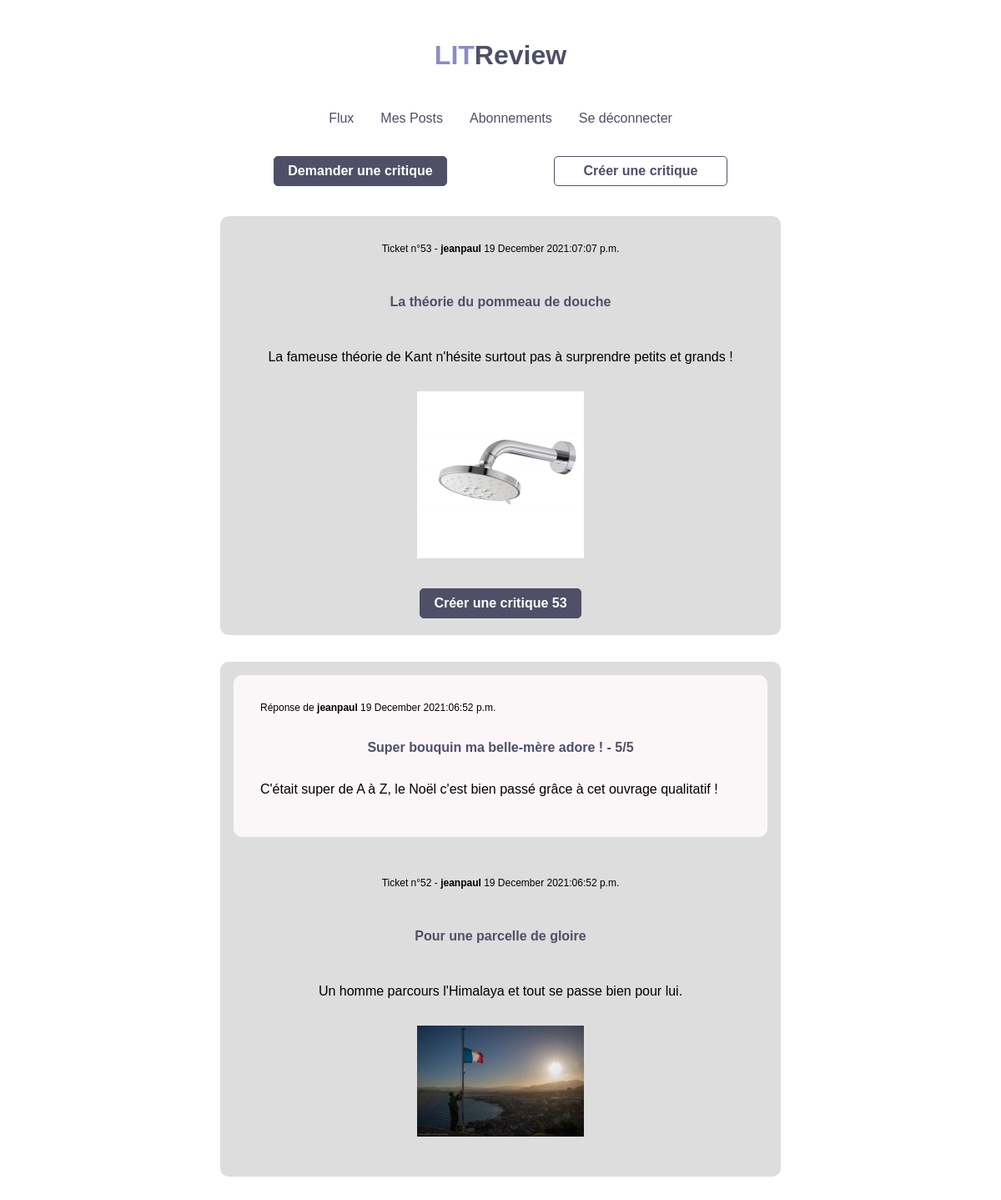
Page /flux/ (signed in) on the committed database.
### posts/models.py (models this page shows)
class Ticket(models.Model):
    title = models.CharField(max_length=128)
    description = models.TextField(max_length=2048, blank=True)
    user = models.ForeignKey(
        settings.AUTH_USER_MODEL,
        on_delete=models.CASCADE)
    image = models.ImageField(null=True, blank=True)
    time_created = models.DateTimeField(auto_now_add=True)

class Review(models.Model):
    ticket = 0
    rating = PositiveSmallIntegerField(
        max_length=1024, validators=[validators.MinValueValidator(0),
                                     validators.MaxValueValidator(5)])
    user = models.ForeignKey(
        settings.AUTH_USER_MODEL,
        on_delete=models.CASCADE)
    headline = models.CharField(max_length=128)
    body = models.TextField(max_length=8192, blank=True)
    time_created = models.DateTimeField(auto_now_add=True)
    ticket = models.ForeignKey(
        Ticket,
        on_delete=models.CASCADE, default=0)

### user_login/models.py (models this page shows)
class User(AbstractUser):
    CREATOR = "CREATOR"
    SUBSCRIBER = "SUBSCRIBER"
    ROLE_CHOICES = (
        (CREATOR, 'CREATOR'),
        (SUBSCRIBER, 'Subscriber'),
    )
    avatar = models.ImageField()
    role = models.CharField(max_length=30, choices=ROLE_CHOICES)

### posts/views.py (the view)
# urls.py: path('', list_articles, name="flux"),
@login_required
def list_articles(request):
    followed_users = get_followed_users(request.user.pk)
    context = {}
    if followed_users is False:
        context['message'] = ('Vous ne suivez personne et ne verrez donc aucun post.'
                              'Rendez-vous dans la rubrique "Abonnements" pour commencer à suivre des utilisateurs !')
    else:
        tickets_to_display = Ticket.objects.filter(user_id__in=followed_users)
        for ask in tickets_to_display:
            try:
                linked_review = Review.objects.get(ticket_id=ask.pk)
                ask.review = linked_review
            except Review.DoesNotExist:
                pass
        context['articles'] = tickets_to_display
        context['articles'] = sorted(context['articles'],
                                     key=lambda post: post.time_created,
                                     reverse=True
                                     )
    return render(request, "review/list_articles.html", context)

### posts/views.py (called while the page is built)
def get_followed_users(user_pk):
    followed_users = Friendship.objects.filter(user_id=user_pk)
    print(f"Vous suivez {followed_users}")
    followed_users_id = []
    for f_user in followed_users:
        followed_users_id.append(f_user.followed_id)
    print(f'{len(followed_users_id)} utilisateurs trouvés')
    print(followed_users_id)
    if len(followed_users_id) == 0:
        return False
    return followed_users_id

### posts/templates/review/list_articles.html (shortened to what this page needs)
{% extends 'navbar.html' %} {% block content %}
<div class="container">
  <div class="buttons-container">
    <form action="{% url 'write_ticket' %}" class="form_button" method="GET">
      <button class="btn" type="submit">Demander une critique</button>
    </form>
    <form action="{% url 'self_resolved' %}" class="form_button" method="GET">
      <button class="btn btn-secondary" type="submit">
        Créer une critique
      </button>
    </form>
  </div>
   {% if articles %}
  <ul>
    {% for article in articles %}  {% include "ticket_display.html" %} {% endfor %}
  </ul>
  {% endif %}
</div>
{% endblock %}

### templates/ticket_display.html (shortened to what this page needs)
{%if article.rating is none %}
<div  class="Ticket">
    {% if article.review %}
      {% include "review_display.html" %}
    {% endif %}
  <p class = "small-text-info">
    Ticket n°{{article.id}} - <strong>{{article.user}}</strong> {{article.time_created|date:'d F Y'}}:{{article.time_created|time:"h:i a"}}
  </p>
    <h4> {{article.title}} </h4>
    <p class="left-text">
    {{article.description}}
    </p>
    {% if article.image.url is not none%}
        <img class = "ticket-img" src="{{ article.image.url }}"/>
    {% else %}
        <img class = "ticket-img" src="/images/litreview_defaultimage.png"/>
    {% endif %}
        {% if not article.review %}
      {% if user.id != article.user.id and article.id is not none%}
        <button class="btn"
          onclick="location.href='{% url 'write_review' id_article=article.id %}'"
          type="button">
          Créer une critique {{article.id}}
        </button>
      {% endif %}
    {% endif %}
</div>
{%endif%}

### templates/review_display.html (shortened to what this page needs)
<div class="review">
  <p class="small-text-info">
    Réponse de
    <strong>{{article.review.user}}</strong>
    {{article.review.time_created|date:'d F Y'}}:{{article.time_created|time:"h:i a"}}
  </p>
  <h4>{{article.review.headline}} - {{article.review.rating}}/5</h4>
  <p class="left-text">{{article.review.body}} {{article.review.description}}</p>
</div>

### static/css/style.css (style rules this page uses)
:root { --main-text-color: rgb(37, 37, 37); --main-purple: rgb(79, 79, 103.5); --light-purple: rgb(140, 140, 200.5); --light-grey: rgb(221, 221, 221); }
body { font-family: helvetica; font-size: 1rem; display: flex; align-items: center; flex-direction: column; justify-content: center; }
img { max-width: 200px; }
ul { list-style: none; }
p { margin: 1rem 0; }
h4 { margin: 1rem 0; color: var(--main-purple) }
.btn { padding: 0.5rem 1rem; border: 1px solid var(--main-purple); color: white; font-weight: bold; background-color: var(--main-purple); outline: none; border-radius: 5px; cursor: pointer; font-size: 1rem; margin: 0.25rem 0; display: block; text-align: center; }
.btn-secondary { border: 1px solid var(--main-purple); color: var(--main-purple); background-color: white; }
.container { border-radius: 5px; width: 800px; text-align: center; padding: 0rem 4rem 2rem 4rem; }
.buttons-container { width: 100%; display: flex; flex-direction: row; justify-content: space-around; margin-bottom: 2rem; }
.buttons-container .btn { width: 207.36px; }
.ticket { display: flex; flex-direction: column; align-items: center; background: var(--light-grey); padding: 1rem; margin-bottom: 2rem; border-radius: 10px; }
.ticket p { padding: 1rem; text-align: left; }
.ticket-img { margin-bottom: 2rem; }
.small-text-info { margin: 0 0 1rem 0; font-size: 0.75rem; text-align: left; }
.review { width: 100%; background-color: #FBF7F9; padding: 1rem; border-radius: 10px; margin-bottom: 2rem; }
.left-text { text-align: left; }

### rows in the picture
Ticket: id "53", user "jeanpaul", time_created "19 December 2021", time_created "07:07 p.m.", title "La théorie du pommeau de douche", description "La fameuse théorie de Kant n'hésite surtout pas à surprendre petits et grands !", image (picture)
Ticket: review.user "jeanpaul", review.time_created "19 December 2021", time_created "06:52 p.m.", review.headline "Super bouquin ma belle-mère adore !", review.rating "5", review.body "C'était super de A à Z, le Noël c'est bien passé grâce à cet ouvrage qualitatif !", id "52", user "jeanpaul", time_created "19 December 2021", title "Pour une parcelle de gloire", description "Un homme parcours l'Himalaya et tout se passe bien pour lui.", image (picture)
